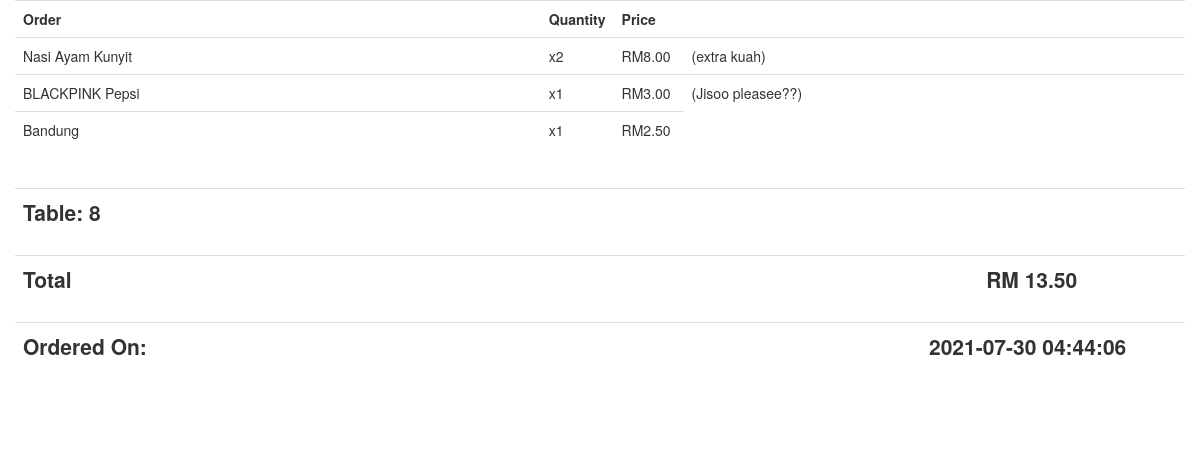
Screenshot of /orderdetailsnobutton.php?oid=1 with the database file from the repository.
### tables this page shows
CREATE TABLE `orderedfood` (
  `ordersid` int(255) NOT NULL,
  `menuid` int(255) NOT NULL,
  `menuname` varchar(255) NOT NULL,
  `menuquantity` int(255) NOT NULL,
  `additionalcomments` varchar(255) NOT NULL,
  `orderedprice` decimal(9,2) NOT NULL
);

CREATE TABLE `orders` (
  `ordersid` int(255) NOT NULL,
  `ordersamount` decimal(9,2) NOT NULL,
  `orderstatus` varchar(255) DEFAULT NULL,
  `tablenumber` int(255) DEFAULT NULL,
  `orderdate` timestamp NULL DEFAULT NULL,
  `ordertime` time NOT NULL
);

### orderdetailsnobutton.php (the view, shortened to what this page needs)
<?php
  include_once 'database.php';
?>
<!DOCTYPE html>
<html>
<head>
    <link href="css/bootstrap.min.css" rel="stylesheet">
<body>
<?php
$per_page = 10;
if (isset($_GET["page"]))
  $page = $_GET["page"];
else
  $page = 1;
$start_from = ($page-1) * $per_page;
try {
  $conn = new PDO("mysql:host=$servername;dbname=$dbname", $username, $password);
  $conn->setAttribute(PDO::ATTR_ERRMODE, PDO::ERRMODE_EXCEPTION);
    $stmt = $conn->prepare("SELECT * FROM orderedfood LEFT JOIN orders ON orders.ordersid=orderedfood.ordersid WHERE orderedfood.ordersid = :oid  LIMIT $start_from, $per_page");
  $stmt->bindParam(':oid', $pid, PDO::PARAM_STR);
  $stmt->execute();
  $result = $stmt->fetchAll();
  }
catch(PDOException $e) {
    echo "Error: " . $e->getMessage();
}
?>
<div class="container-fluid">
  <table class="table" style="border: none">
    <tr style="font-weight:bold; background-color: #">
      <th>Order</th>
      <th>Quantity</th>
      <th>Price</th>
      <th></th>
    </tr>
    <?php
      foreach($result as $readrow) {
    ?>
      <tr>
          <td ><?php echo $readrow["menuname"]; ?></td>
          <td style="width: 70px">x<?php echo  $readrow["menuquantity"]; ?> </td>
          <td style="width: 70px">RM<?php echo number_format($readrow["menuquantity"] * $readrow["orderedprice"], 2); ?> </td>
          <?php if (!empty($readrow['additionalcomments'])) { ?>
          <td><?php echo "(" . $readrow["additionalcomments"] . ")" ?></td>
          <?php } ?>
      </tr>
      <?php
      }
      ?>
      </table>
    <?php
      foreach($result as $readrow) { ?>
      <input type="hidden" name="oid" value=<?php echo $readrow ["ordersid"]; ?>></input>
      <?php
      }
    ?>
      <table class="table" style="border: none; font-size: 150%">
        <tr>
        <td >
                        <?php if ($readrow['tablenumber']=="0"){
                          echo "<b>Take Away</b>";
                        } else {
                        echo  "<strong>Table: ".  $readrow['tablenumber'] ."</strong>";
                        }?>
                       </td>
            <td></td>
        </tr>
    </table>
      <table class="table" style="border: none; font-size: 150%">
        <tr>
            <td colspan="3" align ="left"><strong>Total</strong></td>
              <td align="right"><strong>RM <?php echo $readrow["ordersamount"]; ?></strong></td>
            <td></td>
        </tr>
    </table>
      <table class="table" style="border: none; font-size: 150%">
        <tr>
            <td colspan="3" align ="left"><strong>Ordered On: </strong></td>
            <td align="right"><strong><?php echo $readrow["orderdate"]; ?></strong></td>
            <td></td>
        </tr>
    </table>
</div>
</body>
</head>
</html>

### rows the page displays
orderedfood: menuname "Nasi Ayam Kunyit", menuquantity "2", $readrow["menuquantity"] * $readrow["orderedprice"] "8.00", additionalcomments "extra kuah"
orderedfood: menuname "BLACKPINK Pepsi", menuquantity "1", $readrow['menuquantity']*$readrow['orderedprice'] "3.00", additionalcomments "Jisoo pleasee??"
orderedfood: menuname "Bandung", menuquantity "1", $readrow['menuquantity']*$readrow['orderedprice'] "2.50"
orders: tablenumber "8", ordersamount "13.50", orderdate "2021-07-30 04:44:06"
